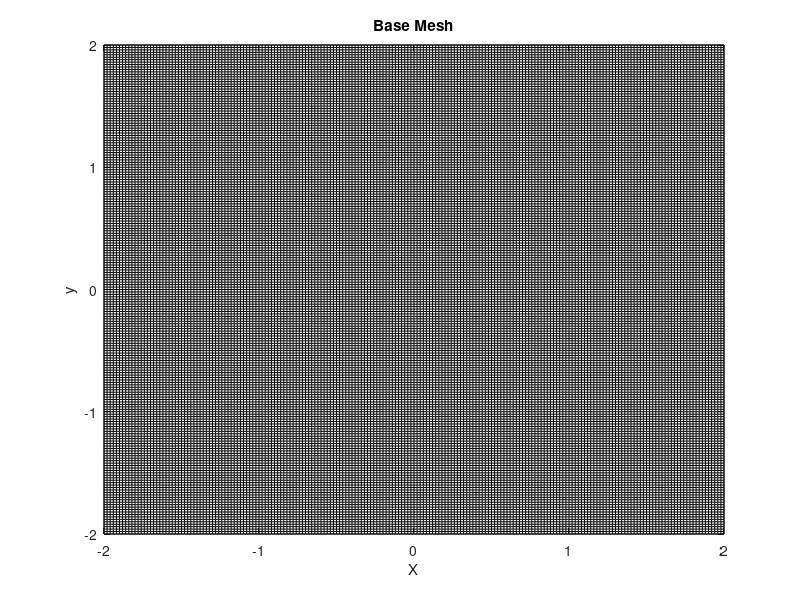
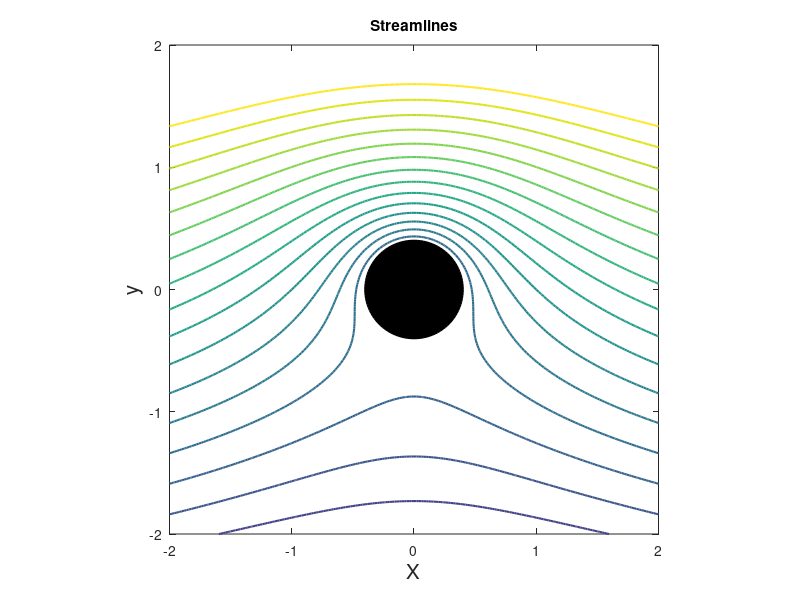
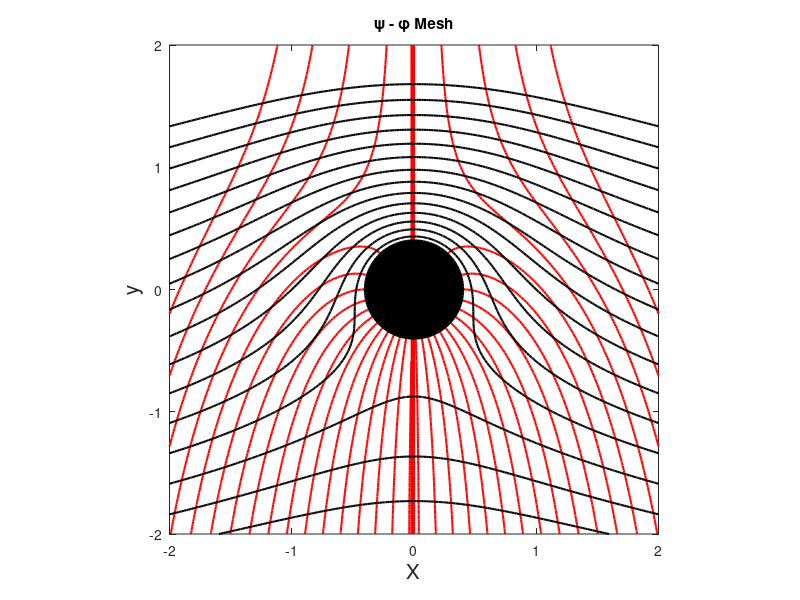
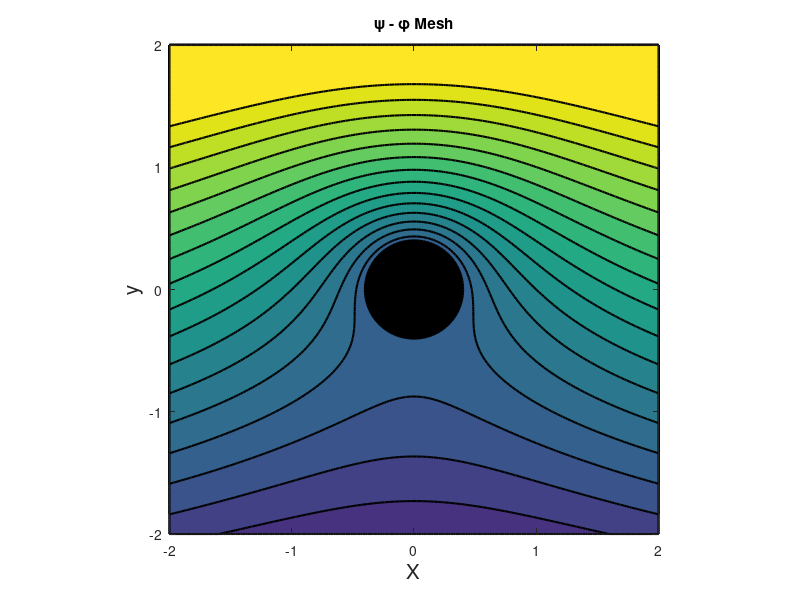

Write the MATLAB code that produced these figures, in order.
clear all; close all; clc

% This program simulates the 
% Flow over a non lifting cylinder

mu = 1; % doublet strength
U = 1; %Free stream velocity parallel to x axis
R = sqrt(mu/(2*pi*U)); %Radius of circular cylinder

% % case(i)
% gamma = 0;
% % case(ii)
% gamma = 2*pi*U*R;
% % case(iii)
% gamma = 4*pi*U*R;
% case(iv)
gamma = 4.01*pi*U*R; %strength of the vortex

theta = 0:2*pi/100:2*pi;

xc = R*cos(theta);
yc = R*sin(theta);

% Grid
x = -2:0.02:2;
y = -2:0.02:2;

for m = 1:length(x)
    for n = 1:length(y)
        X(m,n) = x(m);
        Y(m,n) = y(n);

        % Stream Function
        psi_lifting_cy(m,n) = U*y(n)...
                             - (mu*y(n)/(2*pi))/(x(m)^2 + y(n)^2)...
                             + (gamma/(4*pi))*log(x(m)^2 + y(n)^2);

        % potential Function
        phi_lifting_cy(m,n) = U*x(m) ...
                            + (mu*x(m)/(2*pi))/(x(m)^2 + y(n)^2)...
                            +(gamma/(2*pi))*atan(y(n)/x(m));
    end
end

figure(1)
plot(X,Y,'-k',X',Y','-k')
xlabel('X')
ylabel('y')
title('Base Mesh')

figure(2)
% Streamlines
% contour(X,Y,psi_lifting_cy,-3:0.1:3,'k','LineWidth',2)
contour(X,Y,psi_lifting_cy,-2:0.2:2,'LineWidth',1.5)
hold on
plot(xc,yc,'k','LineWidth',1.5);
fill(xc,yc,'k')
xlabel('X','FontSize',15)
ylabel('y','FontSize',15)
title('Streamlines')
axis square
hold off

figure(3)
% Psi-Phi Mesh
contour(X,Y,phi_lifting_cy,-2:0.2:2,'r','LineWidth',1.5)
hold on
contour(X,Y,psi_lifting_cy,-2:0.2:2,'k','LineWidth',1.5)
plot(xc,yc,'k','LineWidth',2);
fill(xc,yc,'k')
xlabel('X','FontSize',15)
ylabel('y','FontSize',15)
title('\psi - \phi Mesh')
axis square
hold off

figure(4)
contourf(X,Y,psi_lifting_cy,-2:0.2:2,'LineWidth',1.5)
hold on
plot(xc,yc,'k','LineWidth',2);
fill(xc,yc,'k')
xlabel('X','FontSize',15)
ylabel('y','FontSize',15)
title('\psi - \phi Mesh')
axis square
hold off